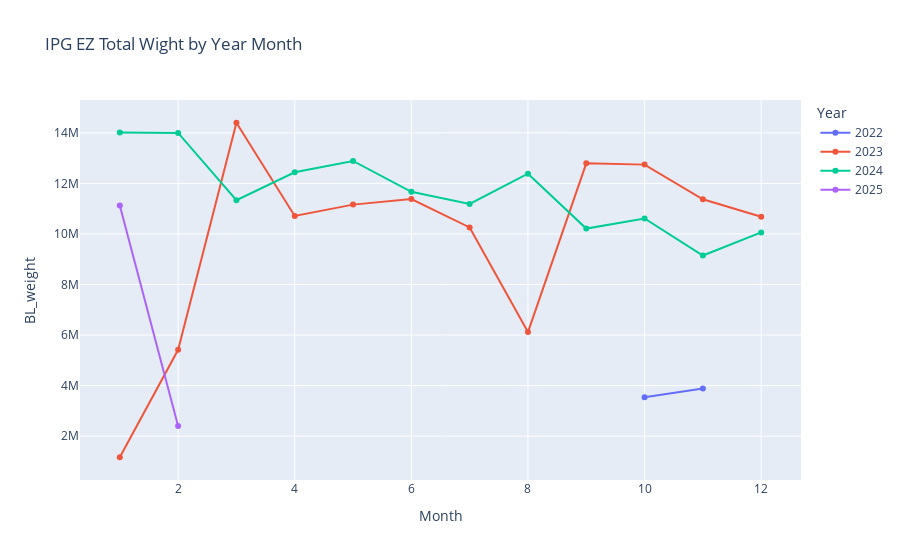

The cell this chart's notebook holds for it:
### Code cell
import pandas as pd
import plotly.express as px


# Load the dataset
# df = pd.read_csv("shipment_grouped.csv")  # Adjust path if needed

df = grouped_df.copy()

# Convert Truck_Appointment_Date to datetime
df["Truck_Appointment_Date"] = pd.to_datetime(df["Truck_Appointment_Date"])

# Filter for specific Site and Product_Group
filtered_df = df[(df["Site"] == "AMJK") & (df["Product_Group"] == "SW")].copy()

# Extract Year and Month
filtered_df["Year"] = filtered_df["Truck_Appointment_Date"].dt.year
filtered_df["Month"] = filtered_df["Truck_Appointment_Date"].dt.month

# Aggregate the data by Year, Month
aggregated_df = filtered_df.groupby(["Year", "Month"])[["BL_weight"]].sum().reset_index()

# Reshape data for Plotly
# melted_df = aggregated_df.melt(id_vars=["Year", "Month"], value_vars=["BL_weight"])

# Plot using Plotly
fig = px.line(
    aggregated_df,
    x="Month",
    y="BL_weight",
    color="Year",
    markers=True,
    title="IPG EZ Total Weight by Year Month",
    labels={"Month": "Month", "Weight": "Weight", "Year": "Year"},
)

# Show plot
fig.show()

### Figure 1 — Plotly figure (JSON) as saved in the notebook; plotly's stock layout.template omitted (floating-point values rounded to 4 significant figures)
{"data": [{"hovertemplate": "Year=2022<br>Month=%{x}<br>BL_weight=%{y}<extra></extra>", "legendgroup": "2022", "line": {"color": "#636efa", "dash": "solid"}, "marker": {"symbol": "circle"}, "mode": "lines+markers", "name": "2022", "orientation": "v", "showlegend": true, "type": "scatter", "x": [10, 11], "xaxis": "x", "y": [3536000.0, 3887000.0], "yaxis": "y"}, {"hovertemplate": "Year=2023<br>Month=%{x}<br>BL_weight=%{y}<extra></extra>", "legendgroup": "2023", "line": {"color": "#EF553B", "dash": "solid"}, "marker": {"symbol": "circle"}, "mode": "lines+markers", "name": "2023", "orientation": "v", "showlegend": true, "type": "scatter", "x": [1, 2, 3, 4, 5, 6, 7, 8, 9, 10, 11, 12], "xaxis": "x", "y": [1164000.0, 5417000.0, 14400000.0, 10710000.0, 11160000.0, 11380000.0, 10260000.0, 6118000.0, 12800000.0, 12740000.0, 11370000.0, 10680000.0], "yaxis": "y"}, {"hovertemplate": "Year=2024<br>Month=%{x}<br>BL_weight=%{y}<extra></extra>", "legendgroup": "2024", "line": {"color": "#00cc96", "dash": "solid"}, "marker": {"symbol": "circle"}, "mode": "lines+markers", "name": "2024", "orientation": "v", "showlegend": true, "type": "scatter", "x": [1, 2, 3, 4, 5, 6, 7, 8, 9, 10, 11, 12], "xaxis": "x", "y": [14020000.0, 14000000.0, 11340000.0, 12440000.0, 12890000.0, 11670000.0, 11190000.0, 12390000.0, 10210000.0, 10610000.0, 9146000.0, 10060000.0], "yaxis": "y"}, {"hovertemplate": "Year=2025<br>Month=%{x}<br>BL_weight=%{y}<extra></extra>", "legendgroup": "2025", "line": {"color": "#ab63fa", "dash": "solid"}, "marker": {"symbol": "circle"}, "mode": "lines+markers", "name": "2025", "orientation": "v", "showlegend": true, "type": "scatter", "x": [1, 2], "xaxis": "x", "y": [11130000.0, 2401000.0], "yaxis": "y"}], "layout": {"legend": {"title": {"text": "Year"}, "tracegroupgap": 0}, "title": {"text": "IPG EZ Total Wight by Year Month"}, "xaxis": {"anchor": "y", "domain": [0, 1], "title": {"text": "Month"}}, "yaxis": {"anchor": "x", "domain": [0, 1], "title": {"text": "BL_weight"}}}}
